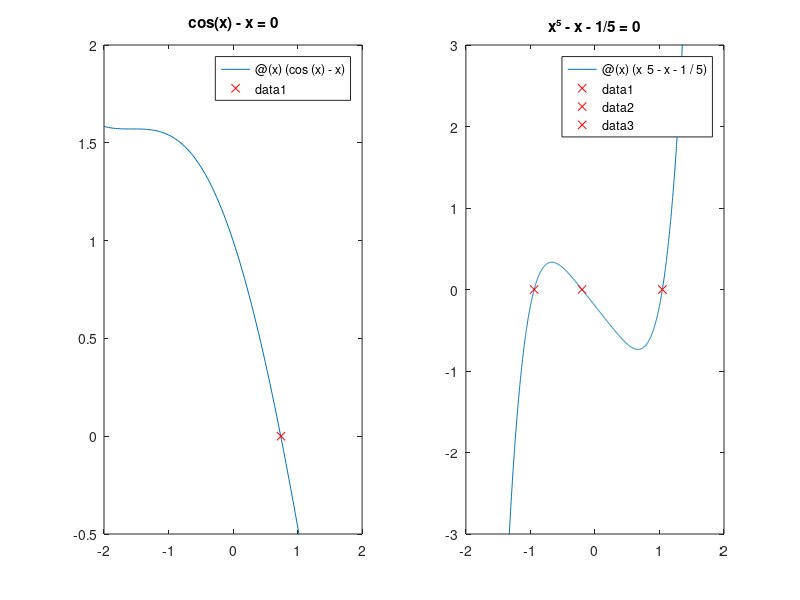

Reproduce this figure in MATLAB.
%% Aufgabe 10.1
% Newtonapproximation

function [] = newton_approximation()
    
    % Funktionen definieren
    F1 = @(x) (cos(x) - x);
    f1 = @(x) (sin(x) - 1);
    F2 = @(x) (x^5 - x - 1/5);
    f2 = @(x) (5*x^4 - 1);
    
    % Approximative Lösungen bestimmen
    lsg1    = newton(F1, f1, 0, 0.01)
    lsg2_1  = newton(F2, f2, -2, 0.01)
    lsg2_2  = newton(F2, f2, -0.5, 0.01)
    lsg2_3  = newton(F2, f2, 1, 0.01)
    
    % Plotten und Lösung einzeichnen für F1
    subplot(121);
    fplot(F1, [-2, 2]);
    hold on;
    plot(lsg1, 0, 'rx')
    hold on;
    ylim([-0.5 2]);
    title('cos(x) - x = 0');
    
    % Plotten und Lösung einzeichnen für F2
    subplot(122);
    fplot(F2, [-2,2]);
    hold on;
    plot(lsg2_1, 0, 'rx')
    plot(lsg2_2, 0, 'rx')
    plot(lsg2_3, 0, 'rx')
    hold on;
    ylim([-3 3]);
    title('x⁵ - x - 1/5 = 0');
end

% Suche nach Nulldurchgang (Lösung) einer Funktion
% F     :   Funktion
% f     :   abgeleitete Funktion
% x0    :   Startwert
% eps   :   Maximale Abweichung
function [x] = newton(F, f, x0, eps)
    x = x0;                     % Anfangswert setzen
    
    while abs(F(x)) > eps,      % Solange Abweichung noch zu gross
        x = x - F(x)./f(x);     % Neuen Wert berechnen
    end
end

